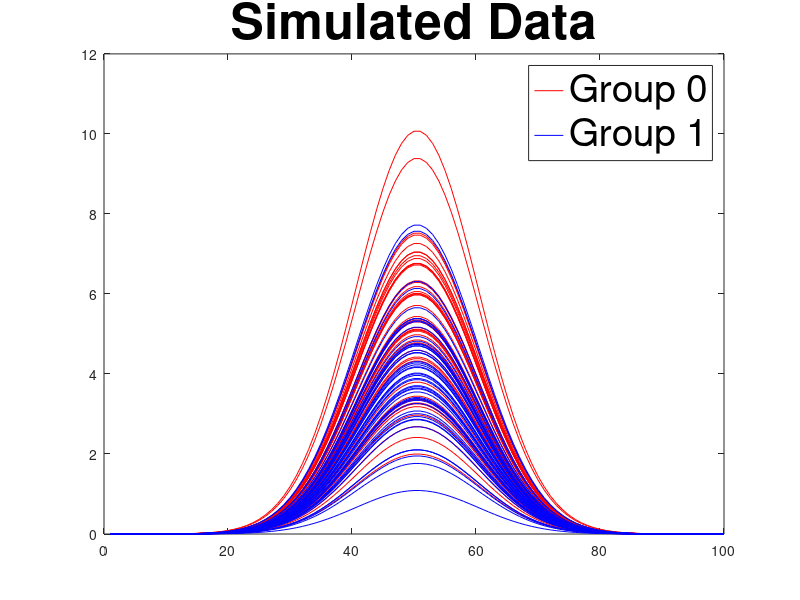

This chart was generated by the following MATLAB code: (Note: this script raises an error after producing the figure.)
clear all
clf

M = 1;
N=100;

T=0:(1/99):1;
X=zeros(N,length(T));

w0=[1,1,1];
w1=[1.4,1,1];

for j = 1:M
    
    mu(j) = j/(M+1);
    sigma(j) = (0.1/M);
    
end

for i = 1:N
    
    labels(i) = (i<=(N/2));
    eps(i) = randn;
    
    for j = 1:M
        
        if labels(i)==1 && j==1
        
%             X(i,:) = X(i,:) + ((1+(labels(i)==1)*(1+eps(i)))/(M+1))*normpdf(T,mu(j), sigma(j));
            X(i,:) = X(i,:) + abs(w0(j)*(1+randn/3))*normpdf(T,mu(j), sigma(j));
            
        else
            
%             X(i,:) = X(i,:) + (M - (1+(labels(i)==1)*(1+eps(i)))/(M+1))*normpdf(T,mu(j), sigma(j));
            X(i,:) = X(i,:) + abs(w1(j)*(1+randn/3))*normpdf(T,mu(j), sigma(j));
        
        end
    
    end
    
end



figure(1)
f1 = plot((X(labels==0,:)'), 'red')
hold on
f2 = plot((X(labels==1,:)'), 'blue')
legend([f1(1),f2(1)],'Group 0', 'Group 1', 'FontSize',28)
title("Simulated Data", 'FontSize',36)



figure(2)

features =[];

parfor i =1:N
    
    elastic_features(i,:) = feature_space_project_1d(X(i,:),X);
%     features(i,:) = feature_space_project_1d(mean(X,2)',X);

end

subplot(1,2,1)
imagesc(features)
title("Elastic Distance Matrix", 'FontSize',24)

subplot(1,2,2)
cla
h1 = histogram(A(1,1:50),'BinWidth',2, 'FaceColor','blue', 'FaceAlpha',.8)
hold on
h2 = histogram(A(1,51:100),'BinWidth',2, 'FaceColor','red', 'FaceAlpha',.8)
legend([h1(1),h2(1)],'Group 0', 'Group 1', 'FontSize',18)
title("Histograms for feature 1, by class", 'FontSize',24)

figure(2)

